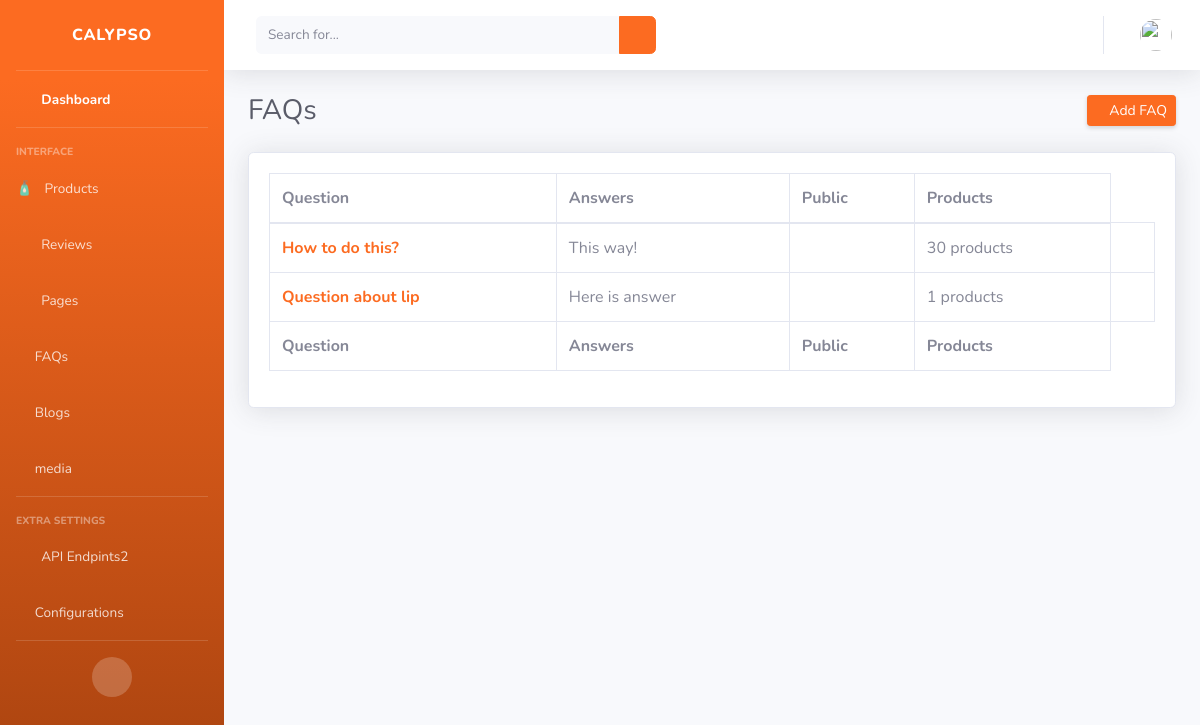
The page /dashboard/faqs/ (signed in) on the database as committed earlier.
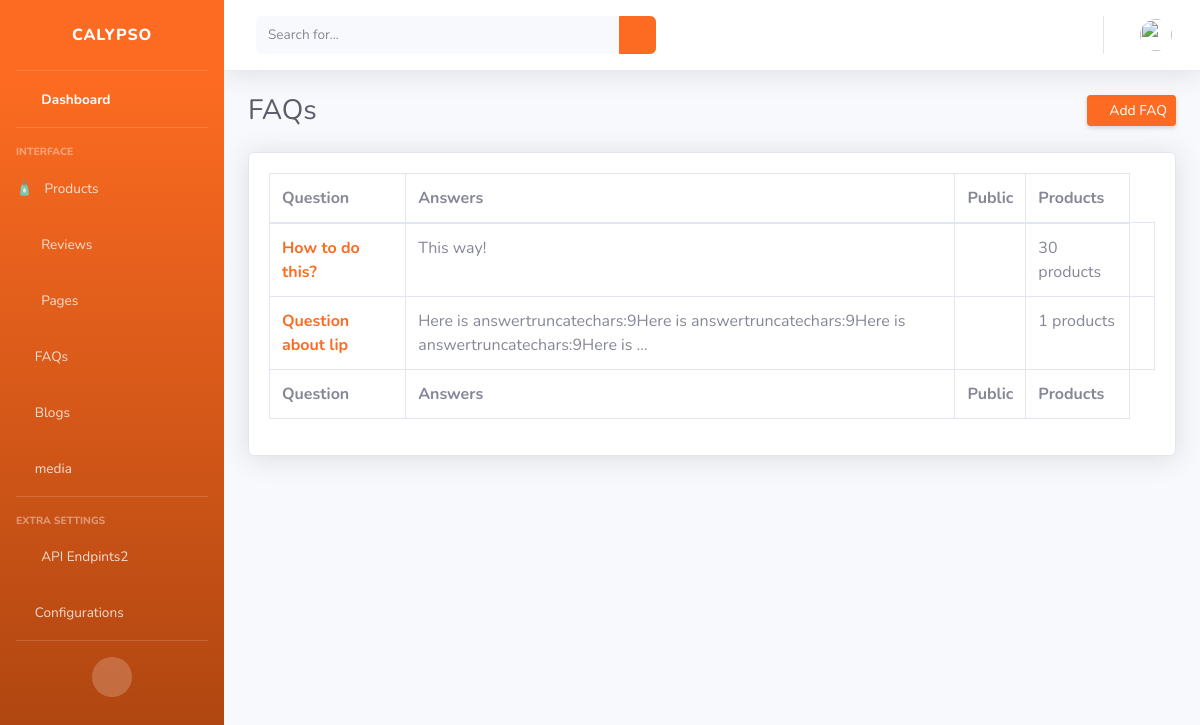
The same page on the database as committed later.
### faq/models.py (models this page shows, shortened)
class Faq(models.Model):
    question = models.CharField(max_length=450)
    answer = models.TextField(blank=True, null=True)
    public = models.BooleanField(default=True)
    product = models.ManyToManyField('product.Product', blank=True, related_name="faqs")
    class Meta:
        ordering = ["pk"]

### dashboard/views.py (the view)
# urls.py: path('faqs/', views.FaqList.as_view(), name="faqs"),
class FaqList(StaffRequiredMixin, ListView):
    model = Faq
    context_object_name = 'faqs'
    template_name = 'dashboard/faqs/list.html'

### dashboard/views.py (called while the page is built)
    def test_func(self):
        return self.request.user.is_staff

### templates/dashboard/faqs/list.html
{% extends "dashboard/admin-base.html" %} {% load static %}
{% block content %}
<div class="container-fluid">
  <div class="d-sm-flex align-items-center justify-content-between mb-4">
    <h1 class="h3 mb-0 text-gray-800">FAQs</h1>
    <div>
      <a
        href="{% url "dashboard:faq-create" %}"
        class="d-none d-sm-inline-block btn btn-sm btn-primary shadow-sm"
      >
        <i class="fas fa-download fa-sm text-white-50"></i>
        Add FAQ
      </a>
    </div>
  </div>
  <div class="card shadow mb-4">
    <div class="card-body">
      <div class="table-responsive">
        <table
          class="table table-bordered table-hover"
          id="dataTable"
          width="100%"
          cellspacing="0"
        >
          <thead>
            <tr>
              <th scope="col">Question</th>
              <th scope="col">Answers</th>
              <th scope="col">Public</th>
              <th scope="col">Products</th>
            </tr>
          </thead>
          <tfoot>
            <tr>
              <th scope="col">Question</th>
              <th scope="col">Answers</th>
              <th scope="col">Public</th>
              <th scope="col">Products</th>
            </tr>
          </tfoot>
          <tbody>
            {% for faq in faqs %}
            <tr>
              <th scope="row"><a href="{% url "dashboard:faq-edit" faq.pk %}">{{ faq.question  }}</a></th>
              <td>{{ faq.answer |truncatewords:8   }}</td>
              <td>
                {% if faq.public %}
                <i class="text-success fas fa-check-circle"></i>
                {% else %}
                    <i class="text-warning fas fa-times-circle"></i>
                {% endif%}
              </td>
              <td>{{ faq.product.count }} products</td>
              <td>
            </td>
            </tr>
            {% endfor %}
          </tbody>
        </table>
      </div>
    </div>
  </div>
</div>
{% endblock %}

Rows that differ between the two databases and show on the page:
changed Faq "Question about lip": answer "Here is answer" → "Here is answertruncatechars:9Here is answertruncatechars:9Here is answertruncatechars:9Here is …"
